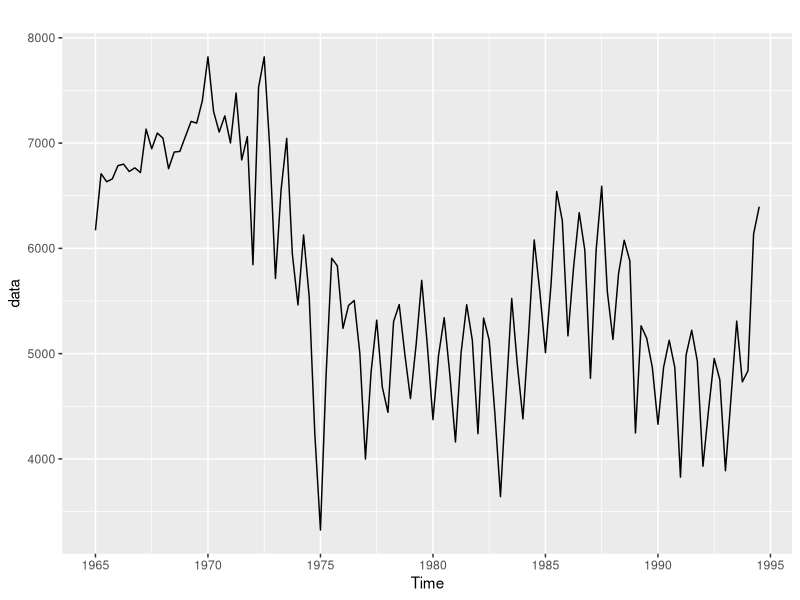

The R script that drew this image: (Note: this script raises an error after producing the figure.)
###############################################################################
#                                                                             #
#                       Generalized Bootstrap Forecasting                     #
#                                                                             #
###############################################################################
# Version: 1.0.0 "Pull Yourself Up"                                                            
# Created: 23 June 2021
# Authors: Andrew Kennedy
# Summary: Performs a block bootstrap of a simulated time series n-times 
#          (100 by default). This object is passed forward into a parallelized
#          foreach loop, where for each series, a hybridized time-series model
#          is fitted, and a h-step forward forecast is produced. The point-
#          estimates are stored. 
###############################################################################

############################### 0. Preamble ###################################


options(scipen = 999)

# requirements
packages = (
  c(
    "forecast",
    "forecastHybrid",
    "parallel",
    "doParallel",
    "foreach",
    "doSNOW",
    "tidyr"
    
  )
)



lapply(packages, 
       FUN = function(X) {
         do.call("require", 
                 list(X)) 
       }
)



############################ 1. Some Sample Data ################################
set.seed(101)

# Quarterly production of woollen yarn in Australia
data <- woolyrnq 

autoplot(data)


##### PointForecast - model evluation #####

################### 2, Select models for in-sample estimation ###################

models = "aenstfz"  # swap in/out individual letters

eval_model <- hybridModel(data,
                          models = models,
                          weights="equal",
                          errorMethod = "MAE",
                          horizonAverage = TRUE,
                          verbose = TRUE,
                          n.args = list(repeats = 5))


# Evaluate error                                                    
plot(eval_model)
accuracy(eval_model, individual = TRUE)   # Each model's error
accuracy(eval_model, individual = FALSE)  # ensemble error


# Point forecasts based on above model 
eval_forecast <- forecast::forecast(eval_model,
                                    level= 95, 
                                    fan =TRUE, 
                                    boot = FALSE)

plot(eval_forecast)
eval_forecast

# Once model combination is chosen, you are ready to move on to simulation


############################# 3. Bootstrap Lopp ###################################

### Once model combination is chosen, you are ready to move on to simulation
set.seed(101)

##### Simulation #####
nsim = 10       # number of forward steps for forecast (months)
h <- 100         # number of simulated data points for each future period

# Bootstrap data series h times
sim <- bld.mbb.bootstrap(data, h)

# Set up parallelizaion
nCores <- detectCores() - 1          # Best practice is to subtract one core to avoid crashes
cl <- parallel::makeCluster(nCores)
doParallel::registerDoParallel(cl)



fcasts <- list() #empty list

f<- foreach(i = 1:h,
            .export=c('spread'),
            .packages= c('forecastHybrid',
                         'forecast'
            )) %dopar% {
              fcasts[[i]] = data.frame(forecast::forecast(hybridModel(sim[[i]],
                                                                      models = models,
                                                                      weights="equal",
                                                                      errorMethod = "MAE",
                                                                      horizonAverage = TRUE,
                                                                      verbose = TRUE,
                                                                      parallel = FALSE,
                                                                      n.args = list(repeats = 5)),
                                                          level= 95, 
                                                          fan =FALSE, 
                                                          boot = FALSE))$Point.Forecast}


stopCluster(cl)





# Aggregation and Evaluation
forecasts <- matrix(unlist(f), nrow = h, byrow = TRUE)

# Extract Point Estimates
fcast_median <- apply(forecasts, 2, median)   
fcast_mean <- apply(forecasts, 2, mean)



# Full License quantity with forecast
full_series <- as.numeric(c(data[1:length(data)], fcast_median ))
plot(full_series, type = "l")


#####################################################################################